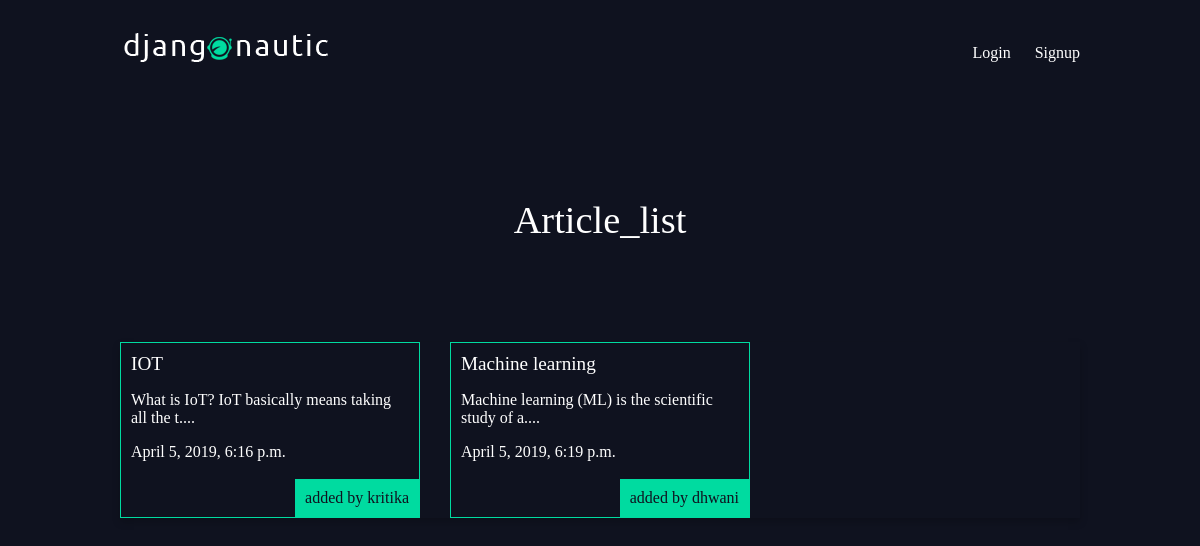
The app's page /articles/ with its own data.
### articles/models.py (models this page shows, shortened)
class Article(models.Model):
    title=models.CharField(max_length=100)
    slug=models.SlugField()                  #url
    body=models.TextField()
    date=models.DateTimeField(auto_now_add=True)
    thumb=models.ImageField(default='\\media\\default.png',blank=True)
    author=models.ForeignKey(User,on_delete=models.CASCADE,default=None)
    def snippet(self):
        return self.body[:50]+"...."

### articles/views.py (the view)
def article_list(request):
    articles=Article.objects.all().order_by("date")   #select* sorted in the order of date
    return render(request,"articles/article_list.html",{"articles":articles}) #namespacing

### articles/templates/articles/article_list.html
    {%extends 'base_layout.html'%}
{%block content%}
    <h1>Article_list</h1>
    <div class="articles card">
      {% for article in articles %}
        <div class="article container">
          <h2><a href="{%url 'articles:detail' slug=article.slug %}">{{article.title}}</a></h2>
          <p>{{article.snippet}}</p>
          <p>{{article.date}}</p>
          <p class="author">added by {{article.author.username}}</p>
        </div>
      {%endfor%}
    </div>
    {%endblock%}

### assets/styles.css (style rules this page uses)
body { background-color: #0f121f; background-image: url(/static/stars.png); background-repeat-y: no-repeat; color: #fff; }
body * { font-family: Ubuntu; }
h1, h2, h3, h4, h5 { font-weight: normal; margin: 0; }
a, a:hover, a:visited { color: #fff; text-decoration: none; }
div.wrapper > h1 { text-align: center; margin: 100px auto; font-size: 2.4em }
.articles { display: grid; grid-template-columns: 1fr 1fr 1fr; grid-gap: 30px; box-shadow: 0 4px 8px 0 rgba(0,0,0,0.2); transition: 0.3s; }
.article { padding: 10px; border: 1px solid #00dba0; position: relative; padding-bottom: 40px; }
.article h2 { font-size: 1.2em; }
.article .author { padding: 10px; background: #00dba0; position: absolute; right: 0; bottom: 0; margin: 0; color: #0f121f; }

### records on screen
Article: title "IOT", snippet "What is IoT? IoT basically means taking all the t....", date "April 5, 2019, 6:16 p.m.", author.username "kritika"
Article: title "Machine learning", snippet "Machine learning (ML) is the scientific study of a....", date "April 5, 2019, 6:19 p.m.", author.username "dhwani"
